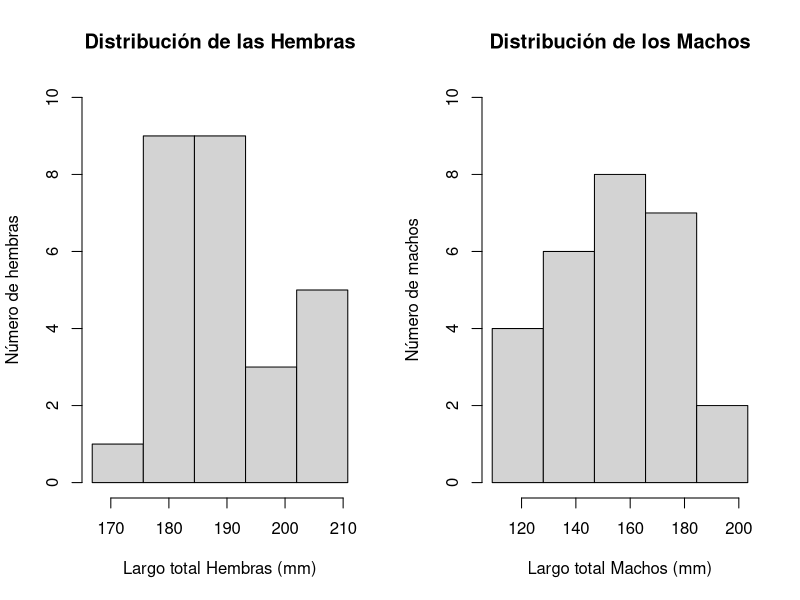
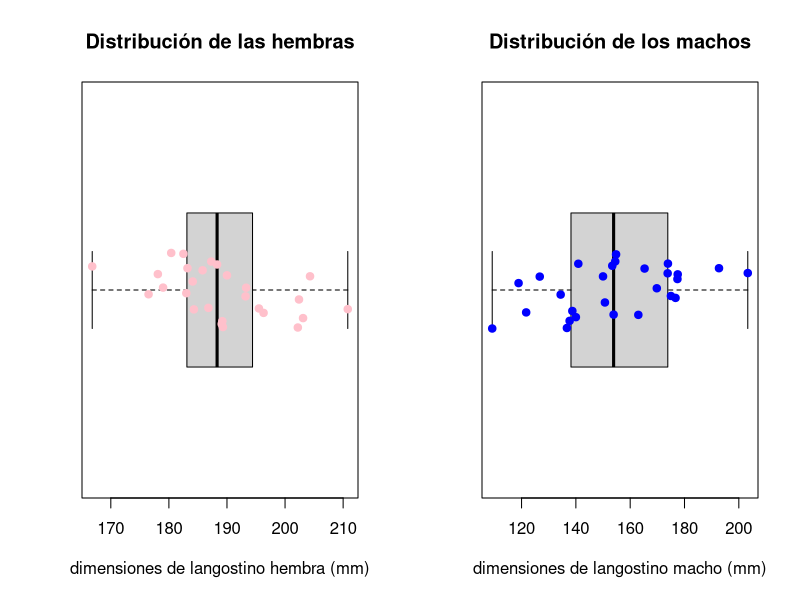
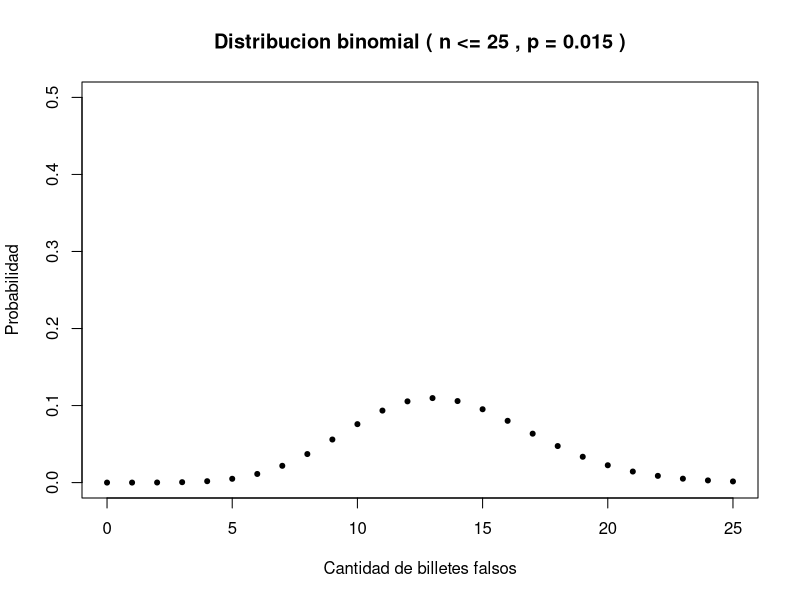
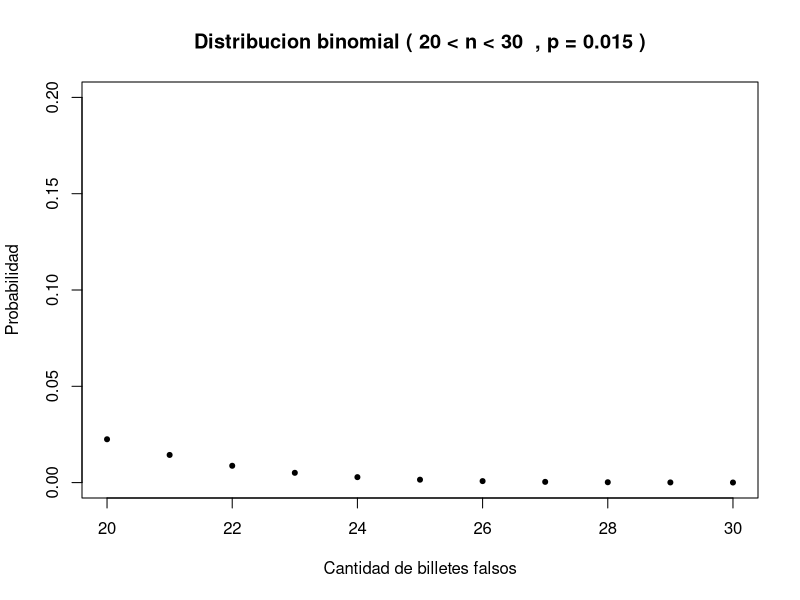
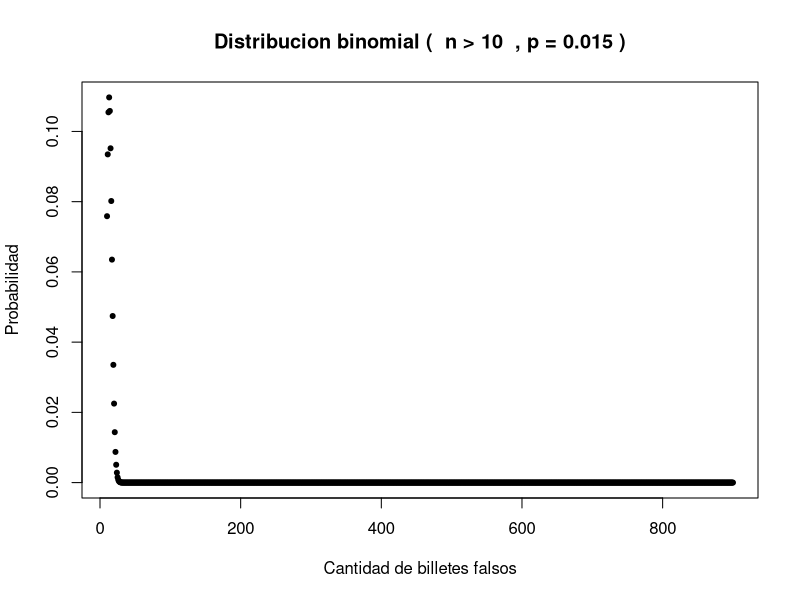
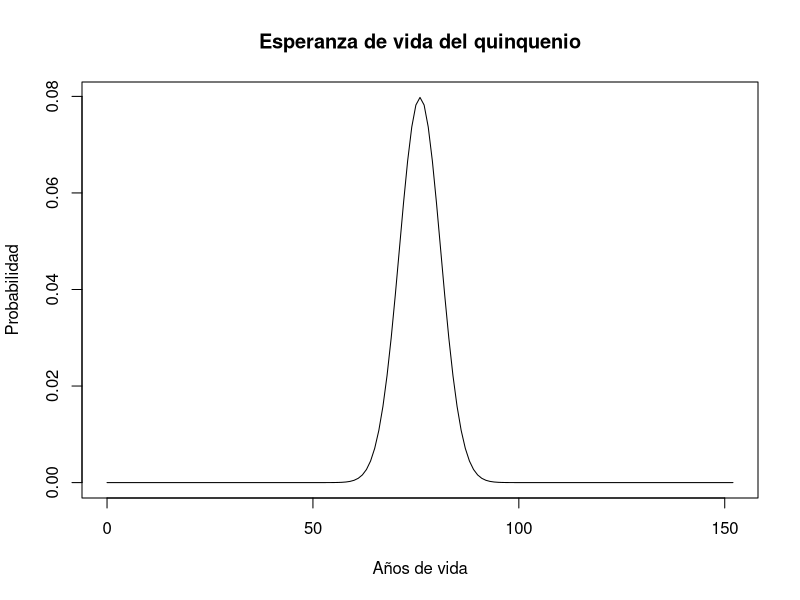

Recreate these plots in R, in order.
## ---- chunk 1
par(mfrow = c(1,2))
hembras <- c (183.2, 182.5, 166.8,184.1, 190.0, 196.3, 183.0, 178.1, 193.3, 204.3, 193.2, 187.3, 176.5, 180.4, 185.8,  179.0, 184.3, 189.3, 188.3, 189.2, 195.5, 186.8, 189.1, 202.4, 202.2, 203.1, 210.8)
SortHembra <- sort(hembras,decreasing = FALSE)
frecuenciaH <- (max(SortHembra) - min(SortHembra))/5
hist(x = SortHembra,main="Distribución de las Hembras", breaks = seq(min(SortHembra),max(SortHembra),frecuenciaH),xlab = 'Largo total Hembras (mm)',ylab = 'Número de hembras',ylim = c(0,10),xlim = c(min(hembras),max(hembras)))

machos <- c ( 140.9, 173.9, 118.9, 121.7, 177.4, 140.0, 173.8, 154.8, 192.7, 154.5, 177.5, 134.4, 109.2, 153.4, 175.0, 150.7, 138.7, 169.8, 203.3, 136.7, 153.9, 163.0, 165.3, 176.7,137.7, 126.7, 150.0)
SortMacho <- sort(machos,decreasing = FALSE)
frecuenciaM <- (max(SortMacho) - min(SortMacho))/5
hist(x = SortMacho,main="Distribución de los Machos", breaks = seq(min(SortMacho),max(SortMacho),frecuenciaM),xlab = 'Largo total Machos (mm)',ylab = 'Número de machos',ylim = c(0,10),xlim = c(min(machos),max(machos)))
par(mfrow = c(1,1))
## ---- chunk 2
mh = mean(hembras)
mM = mean(machos)
## ---- chunk 3
dh = sd(hembras)
dM = sd(machos)
## ---- chunk 4
t.test(x= hembras, mu= mh, conf.level = 0.97)
## ---- chunk 5
t.test(x= machos, mu= mM, conf.level = 0.97)
## ---- chunk 6
par(mfrow = c(1,2))
boxplot(hembras, horizontal = TRUE, main="Distribución de las hembras", xlab = "dimensiones de langostino hembra (mm)")
stripchart(hembras, method = "jitter", pch = 19, add = TRUE, col = "PINK")
boxplot(machos, horizontal = TRUE, main="Distribución de los machos", xlab = "dimensiones de langostino macho (mm)")
stripchart(machos, method = "jitter", pch = 19, add = TRUE, col = "BLUE")
par(mfrow = c(1,1))
## ---- chunk 7

cvhembras <- dh/mh

cvmachos <- dM/mM

## ---- chunk 8

shapirohembras <- shapiro.test(hembras)


shapiromachos <- shapiro.test(machos)

## ---- chunk 9
p <- 0.015
Xa <- pbinom(25,900,p)
plot(0:25,dbinom(0:25,900,p),main = 'Distribucion binomial ( n <= 25 , p = 0.015 )',ylab = 'Probabilidad',xlab = 'Cantidad de billetes falsos', pch = 20, ylim = c(0,0.5))

## ---- chunk 10
p <- 0.015
x1 <- pbinom(20,900,p)
x2 <- pbinom(30,900,p)
xb <- x2-x1;
plot(20:30,dbinom(20:30,900,p),main = 'Distribucion binomial ( 20 < n < 30  , p = 0.015 )',ylab = 'Probabilidad',xlab = 'Cantidad de billetes falsos', pch = 20, ylim = c(0,0.2))
## ---- chunk 11

p <- 0.015
Xc <- 1 - pbinom(10,900,p)
plot(10:900,dbinom(10:900,900,p),main = 'Distribucion binomial (  n > 10  , p = 0.015 )',ylab = 'Probabilidad',xlab = 'Cantidad de billetes falsos', pch = 20)

## ---- chunk 12
#Grafica de la distribucion normal
plot(0:152,dnorm(0:152,76,5),type = 'l',main = 'Esperanza de vida del quinquenio',xlab = 'Años de vida',ylab = 'Probabilidad')
## ---- chunk 13
media <- 76
var <- 25
ds <- 5

xa <- pnorm(92,media,ds,lower.tail = FALSE) 

xa * 100000

## ---- chunk 14
probMayor= pnorm(75,media,ds, lower.tail = TRUE)
probMenor= pnorm(56,media,ds, lower.tail = FALSE)

(probMenor - probMayor)* 100000
